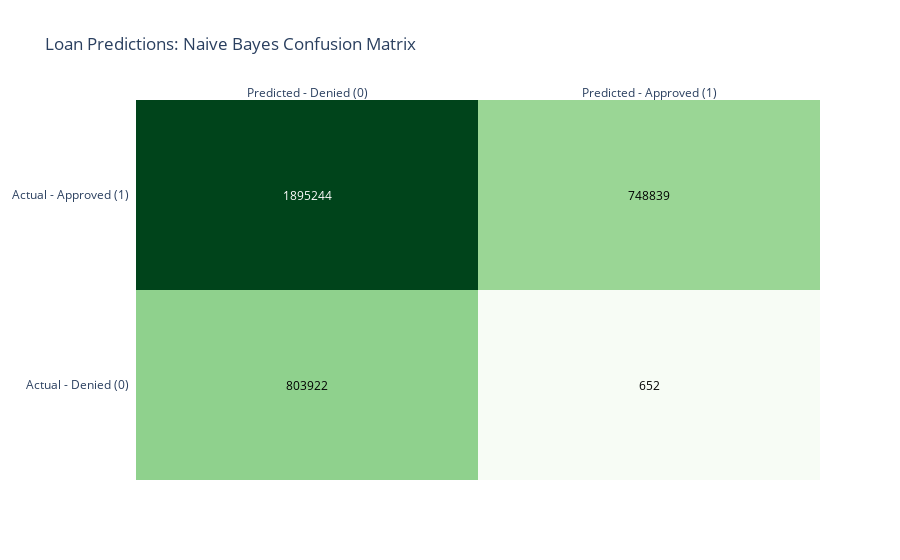

Source (notebook cell):
### Code cell
make_heatmap(nb_result['matrix'], 'Naive Bayes Confusion Matrix', 'Greens')

### Figure 1 — Plotly figure (JSON) as saved in the notebook; plotly's stock layout.template omitted (floating-point values rounded to 4 significant figures)
{"data": [{"colorscale": [[0, "rgb(247,252,245)"], [0.125, "rgb(229,245,224)"], [0.25, "rgb(199,233,192)"], [0.375, "rgb(161,217,155)"], [0.5, "rgb(116,196,118)"], [0.625, "rgb(65,171,93)"], [0.75, "rgb(35,139,69)"], [0.875, "rgb(0,109,44)"], [1, "rgb(0,68,27)"]], "reversescale": false, "showscale": false, "type": "heatmap", "x": ["Predicted - Denied (0)", "Predicted - Approved (1)"], "y": ["Actual - Denied (0)", "Actual - Approved (1)"], "z": [[803922, 652], [1895244, 748839]]}], "layout": {"annotations": [{"font": {"color": "#000000"}, "showarrow": false, "text": "803922", "x": "Predicted - Denied (0)", "xref": "x", "y": "Actual - Denied (0)", "yref": "y"}, {"font": {"color": "#000000"}, "showarrow": false, "text": "652", "x": "Predicted - Approved (1)", "xref": "x", "y": "Actual - Denied (0)", "yref": "y"}, {"font": {"color": "#FFFFFF"}, "showarrow": false, "text": "1895244", "x": "Predicted - Denied (0)", "xref": "x", "y": "Actual - Approved (1)", "yref": "y"}, {"font": {"color": "#000000"}, "showarrow": false, "text": "748839", "x": "Predicted - Approved (1)", "xref": "x", "y": "Actual - Approved (1)", "yref": "y"}], "title": {"text": "Loan Predictions: Naive Bayes Confusion Matrix"}, "xaxis": {"dtick": 1, "gridcolor": "rgb(0, 0, 0)", "side": "top", "ticks": ""}, "yaxis": {"dtick": 1, "ticks": "", "ticksuffix": "  "}}}
